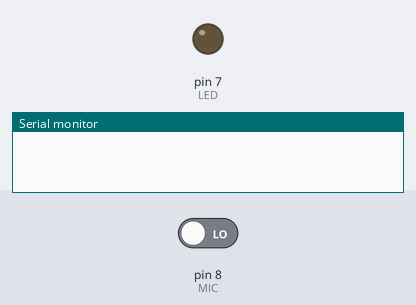
Simulated run of this sketch. Board: Arduino Uno, built with avr-gcc and run on an emulated ATmega328P. Shown: output pins drawn as LEDs (lit = HIGH), the last lines printed to the serial monitor. Dashed ring = blinking. The test bench sets the inputs (shaded band); at power-on: pin 8 (MIC) LOW.

Above: at 1.2 s.
1.3 s: pin 8 (MIC) driven HIGH
At 1.7 s:
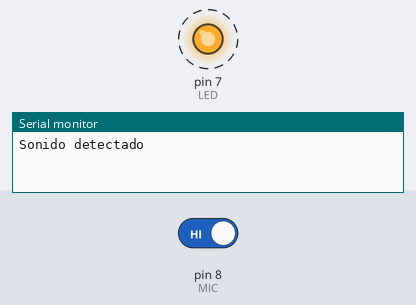
4.3 s: pin 8 (MIC) driven LOW
At 5.4 s:
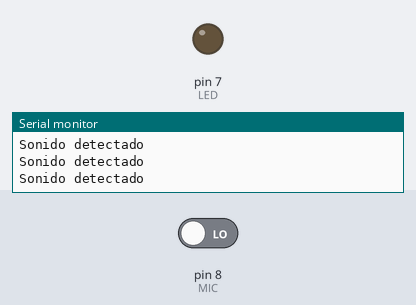
Timing chart, 0 to 7.3 s (numbered marks = the images above; inputs shaded):
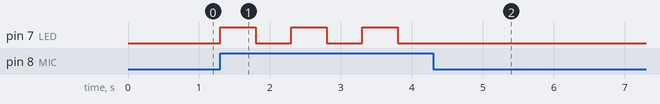

Measured:
- after the input at 1.3 s, pin 7 (LED): alternates HIGH for 0.50 s and LOW for 0.50 s, starting at once
- after the input at 4.3 s, pin 7 (LED): stops changing and stays LOW

The sketch:

Sensor_de_sonido.ino
```cpp
int MIC=8;
int LED=7;
int valor;
int estado;
void setup()
{
  pinMode(MIC, INPUT);
  pinMode(LED, OUTPUT);
  Serial.begin(9600);
}
void loop()
{
  valor=digitalRead(MIC);
  if(valor==HIGH){
    estado=digitalRead(LED);
    digitalWrite(LED, !estado);
    Serial.println("Sonido detectado");
    delay(500);
  }
}
```
